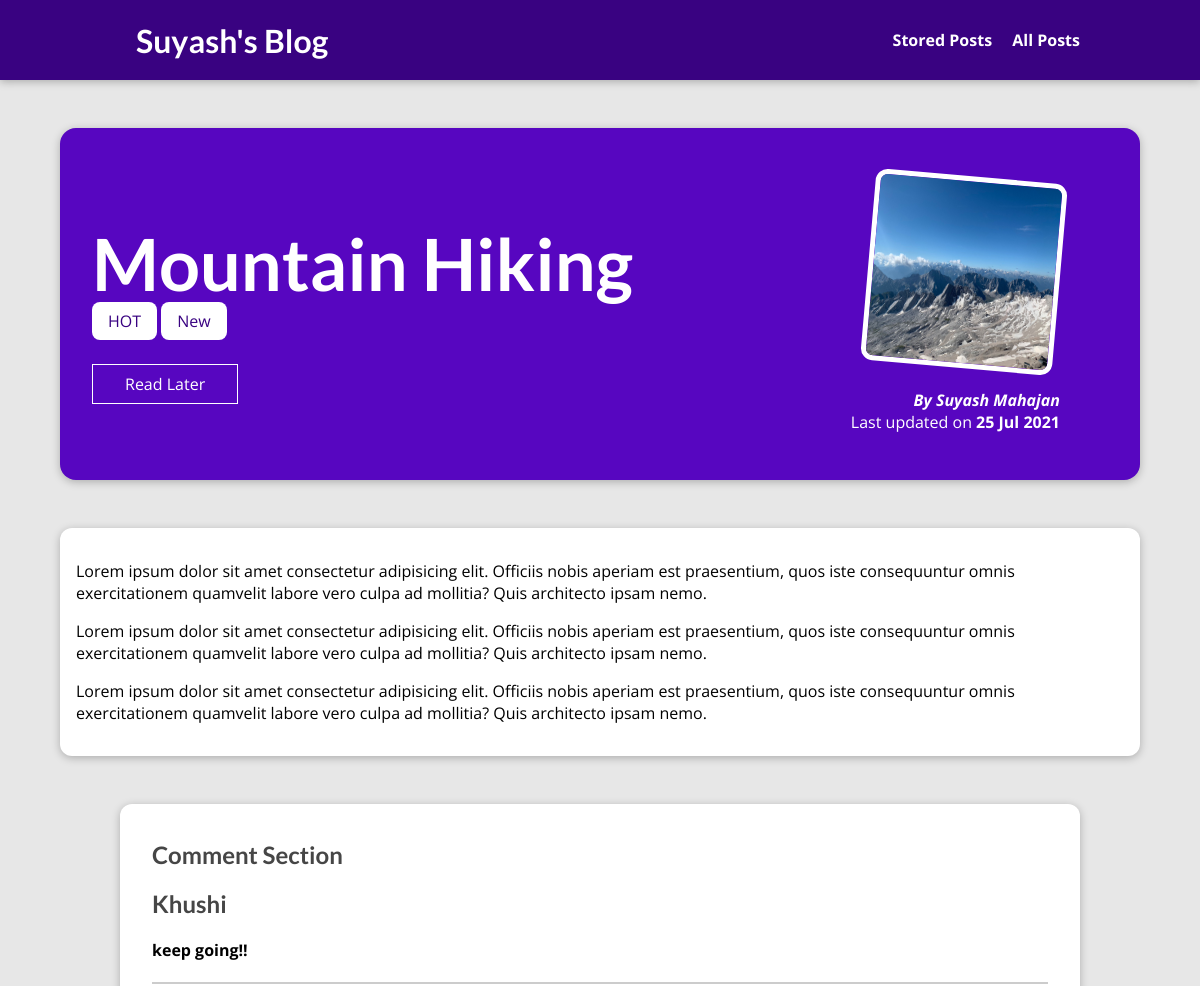
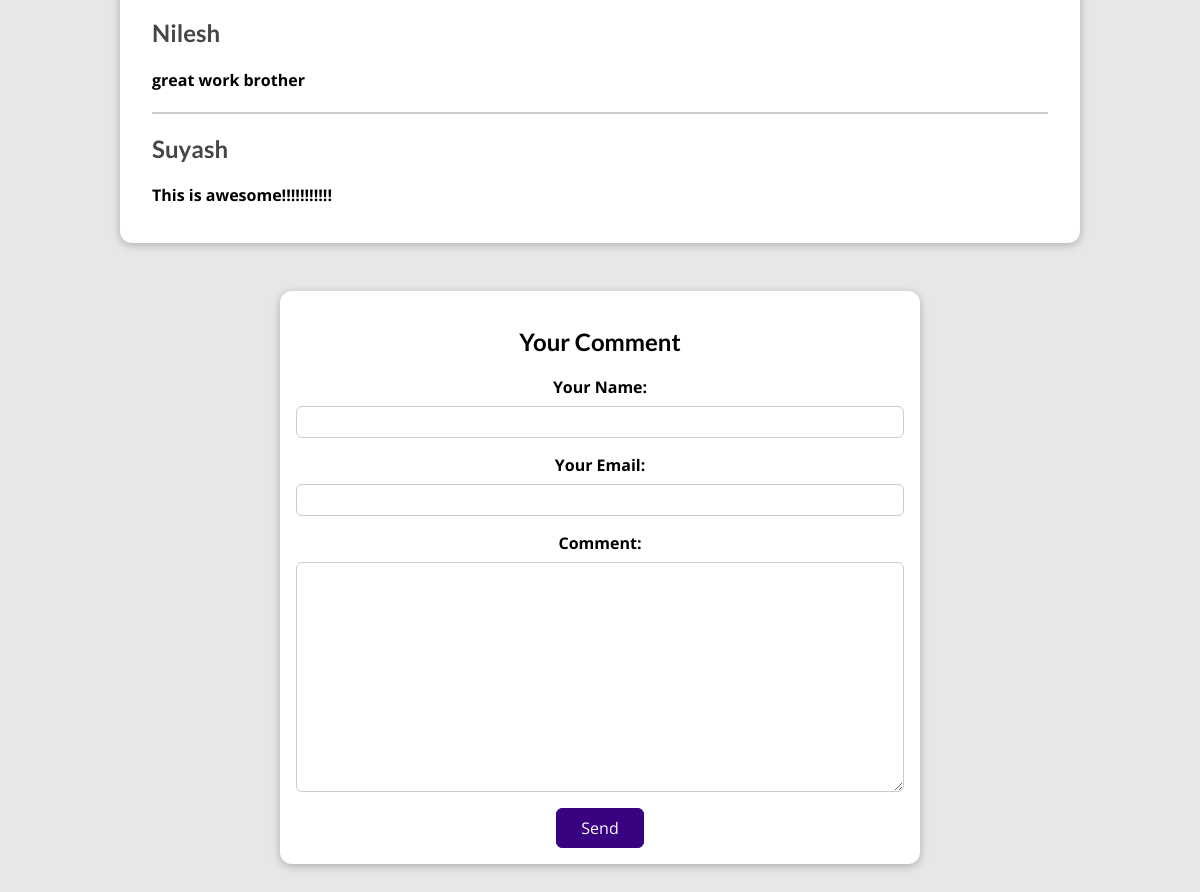
The app's page /posts/mountain-hiking with its own data (2 pictures, top to bottom).
### blog/models.py (models this page shows, shortened)
class Post(models.Model):
    title = models.CharField(max_length=100)
    excerpt = models.CharField(max_length=200)
    image = models.ImageField(upload_to="posts", null=True)
    date = models.DateField(auto_now=True)
    slug = models.SlugField(unique=True, db_index=True)
    content = models.TextField(validators=[MinLengthValidator(50)])
    author = models.ForeignKey(Author, on_delete=models.SET_NULL, null="True", related_name="posts")
    tags = models.ManyToManyField(Tag)

class Tag(models.Model):
    caption = models.CharField(max_length=10)
    def __str__(self) -> str:
        return f"{self.caption}"

class Author(models.Model):
    first_name = models.CharField(max_length=50)
    last_name = models.CharField(max_length=50)
    email = models.EmailField()
    def __str__(self) -> str:
        return f"{self.first_name} {self.last_name}"

class Comments(models.Model):
    user_name = models.CharField(max_length=30)
    user_email = models.EmailField()
    text = models.TextField(max_length=400)
    post = models.ForeignKey(Post, on_delete=models.CASCADE, related_name="comments")

### blog/views.py (the view, shortened to what this page needs)
# urls.py: path("posts/<slug:slug>", views.PostDetails.as_view(), name="post-detail-page"),  # / e.g. /post/my-first-post
class PostDetails(View):
    def is_stored(self, request, post_id):
        stored_post = request.session.get("stored_post")
        if stored_post is not None:
            is_saved_for_later = post_id in stored_post
        else:
            is_saved_for_later = False
        return is_saved_for_later
    def get(self, request, slug):
        show_post = get_object_or_404(Post, slug=slug)
        form = CommentForm()
        comment_on_post = Comments.objects.filter(post_id=show_post.id)
        return render(request, "blog/post-detail.html", {
            "view_post": show_post,
            "tags": show_post.tags.all(),
            "comment_from": form,
            "comments": comment_on_post.order_by("-id"),
            "saved_for_later": self.is_stored(request, show_post.id)
        })

### blog/form.py
class CommentForm(forms.ModelForm):
    class Meta:
        model = Comments
        exclude = ["post"]
        labels = {
            "user_name": "Your Name",
            "user_email": "Your Email",
            "text": "Comment"
        }

### blog/templates/blog/post-detail.html (shortened to what this page needs)
{% extends "base.html" %}
{% load static %}
{% block css_files %}
<link rel="stylesheet" href="{% static 'blog/post-detail.css'%}" />
{% endblock %}
{% block content %}
<section id="summary">
    <h2>
        {{ view_post.title }}
    </h2>
    <div>
        {% for tag in tags %}
        <span class="tag">{{ tag }}</span>
        {% endfor %}
    </div>
    <form action="{% url 'read-later'%}" method="POST">
    <div id="read-later">
        <button>
            {% if not saved_for_later %}
                Read Later
            {% else %}
                Remove from Read Later
            {% endif %}
        </button>
    </div>
    </form>
    <article>
        <img src="{{ view_post.image.url }}" alt="{{ view_post.title }}" />
        <address>By <a style="color: white; text-decoration:none" href="mailto:{{view_post.author.email}}"> {{ view_post.author|title }}</a></address>
        <div>
            Last updated on <time> {{ view_post.date|date:"d M Y" }} </time>
        </div>
    </article>
</section>
<main>
    <p>
        {{ view_post.content|linebreaks }}
    </p>
</main>
<section id="comments">
    <ul>
        <h2>Comment Section</h2>
        {% for comment in comments %}
        <li>
            <h2>{{ comment.user_name}}</h2>
            <h4>{{ comment.text }}</h4>
        </li>
        {% endfor %}
    </ul>
</section>
<section style="text-align: center;"  id="comment-form">
    <h2>Your Comment</h2>
    <form action="{% url 'post-detail-page' view_post.slug %}", method="POST">
        {% for form_field in comment_from %}
        <div class="form-control {% if form_field.errors %} invalid {% endif%}">
            {{ form_field.label_tag }}
            {{ form_field }}
        </div>
        {% endfor %}
        <button>Send</button>
    </form>
</section>
{% endblock %}

### static/app.css (style rules this page uses)
* { box-sizing: border-box; }
html { font-family: 'Open Sans', 'Lato', sans-serif; }
body { margin: 0; }
h1, h2, h3 { font-family: 'Lato', sans-serif; font-weight: bold; }

### blog/static/blog/post-detail.css (style rules this page uses)
body { background-color: #e7e7e7; }
#summary { margin: 8rem auto 3rem auto; padding: 2rem; width: 90%; max-width: 90rem; border-radius: 16px; background-color: #5706c0; position: relative; box-shadow: 0 2px 8px rgba(0, 0, 0, 0.25); height: 22rem; }
#summary h2 { color: white; font-size: 4.5rem; margin-bottom: 0.25rem; }
#summary article { position: absolute; top: 2rem; right: 3rem; padding: 1rem 2rem; border-radius: 12px; text-align: right; color: white; }
#summary article img { width: 12rem; height: 12rem; border-radius: 12px; transform: rotateZ(5deg); border: 5px solid white; margin-bottom: 1rem; }
#summary address { font-weight: bold; }
#summary a { color: white; text-decoration: none; }
#summary time { font-weight: bold; }
#read-later { margin: 2rem 0; }
#read-later button { background-color: transparent; border: 1px solid white; padding: 0.5rem 2rem; font: inherit; color: white; cursor: pointer; }
main { width: 90%; max-width: 90rem; margin: 3rem auto; background-color: white; padding: 1rem; border-radius: 12px; box-shadow: 0 2px 8px rgba(0, 0, 0, 0.25); }
.tag { background-color: white; color: #390281; padding: 0.5rem 1rem; border-radius: 8px; }
#comment-form { margin: 3rem auto; width: 90%; max-width: 40rem; border-radius: 12px; background-color: white; box-shadow: 0 2px 8px rgba(0, 0, 0, 0.25); padding: 1rem; }
#comment-form button { font: inherit; background-color: #390281; color: white; border: 1px solid #390281; padding: 0.5rem 1.5rem; border-radius: 6px; cursor: pointer; }
.form-control { margin-bottom: 1rem; }
.form-control label { font-weight: bold; margin-bottom: 0.5rem; display: block; }
.form-control input, .form-control textarea { display: block; width: 100%; font: inherit; padding: 0.25rem; border-radius: 6px; border: 1px solid #ccc; }
#comments { margin: 3rem auto; width: 90%; max-width: 60rem; border-radius: 12px; background-color: white; box-shadow: 0 2px 8px rgba(0, 0, 0, 0.25); padding: 1rem 2rem; }
#comments ul { list-style: none; margin: 0; padding: 0; }
#comments li { margin-bottom: 1rem; border-bottom: 2px solid #ccc; }
#comments li:last-of-type { border-bottom: none; }
#comments h2 { color: #464646; }

### records on screen
Post: title "Mountain Hiking", image (picture), author "Suyash Mahajan", date "25 Jul 2021", content "Lorem ipsum dolor sit amet consectetur adipisicing elit. Officiis nobis aperiam est praesentium, quos iste consequuntur omnis exercitationem quamvelit labore vero culpa ad mollitia? Quis architecto ipsam nemo. Lorem ipsum dolor sit amet consectetur adipisicing elit. Officiis nobis aperiam est praesentium, quos iste consequuntur omnis exercitationem quamvelit labore vero culpa ad mollitia? Quis architecto ipsam nemo. Lorem ipsum dolor sit amet consectetur adipisicing elit. Officiis nobis aperiam est praesentium, quos iste consequuntur omnis exercitationem quamvelit labore vero culpa ad mollitia? Quis architecto ipsam nemo."
Tag: caption "HOT"
Tag: caption "New"
Comments: user_name "Khushi", text "keep going!!"
Comments: user_name "Nilesh", text "great work brother"
Comments: user_name "Suyash", text "This is awesome!!!!!!!!!!!"
